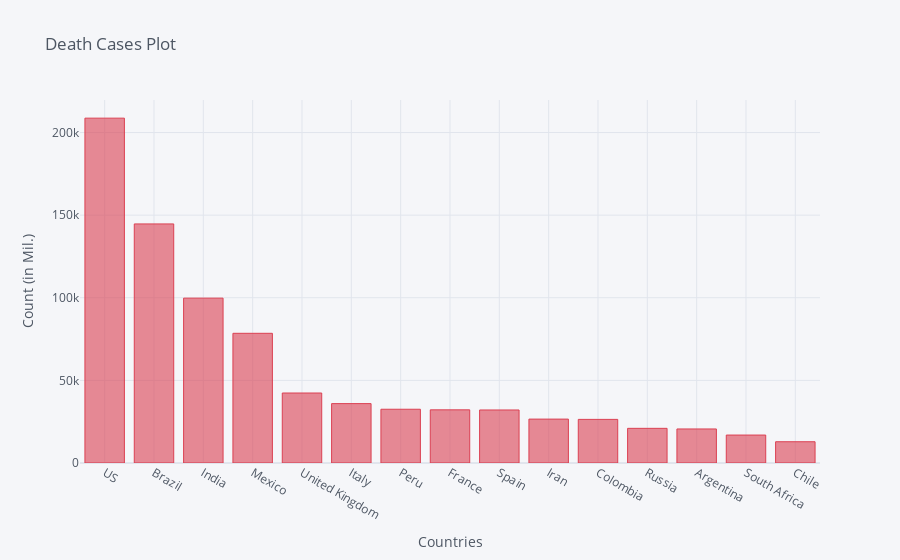

The notebook cell saved with this chart:
### Code cell
death_df2_plot.iplot(kind='bar', x='Country/Region', y='10/2/20',color='red',
                    title='Death Cases Plot',xTitle='Countries',yTitle='Count (in Mil.)')

### Figure 1 — Plotly figure (JSON) as saved in the notebook; plotly's stock layout.template omitted (floating-point values rounded to 4 significant figures)
{"data": [{"marker": {"color": "rgba(219, 64, 82, 0.6)", "line": {"color": "rgba(219, 64, 82, 1.0)", "width": 1}}, "name": "10/2/20", "orientation": "v", "text": "", "type": "bar", "x": ["US", "Brazil", "India", "Mexico", "United Kingdom", "Italy", "Peru", "France", "Spain", "Iran", "Colombia", "Russia", "Argentina", "South Africa", "Chile"], "y": [208695, 144680, 99773, 78492, 42358, 35941, 32535, 32171, 32086, 26567, 26397, 20981, 20599, 16909, 12867]}], "layout": {"legend": {"bgcolor": "#F5F6F9", "font": {"color": "#4D5663"}}, "paper_bgcolor": "#F5F6F9", "plot_bgcolor": "#F5F6F9", "title": {"font": {"color": "#4D5663"}, "text": "Death Cases Plot"}, "xaxis": {"gridcolor": "#E1E5ED", "showgrid": true, "tickfont": {"color": "#4D5663"}, "title": {"font": {"color": "#4D5663"}, "text": "Countries"}, "zerolinecolor": "#E1E5ED"}, "yaxis": {"gridcolor": "#E1E5ED", "showgrid": true, "tickfont": {"color": "#4D5663"}, "title": {"font": {"color": "#4D5663"}, "text": "Count (in Mil.)"}, "zerolinecolor": "#E1E5ED"}}}
